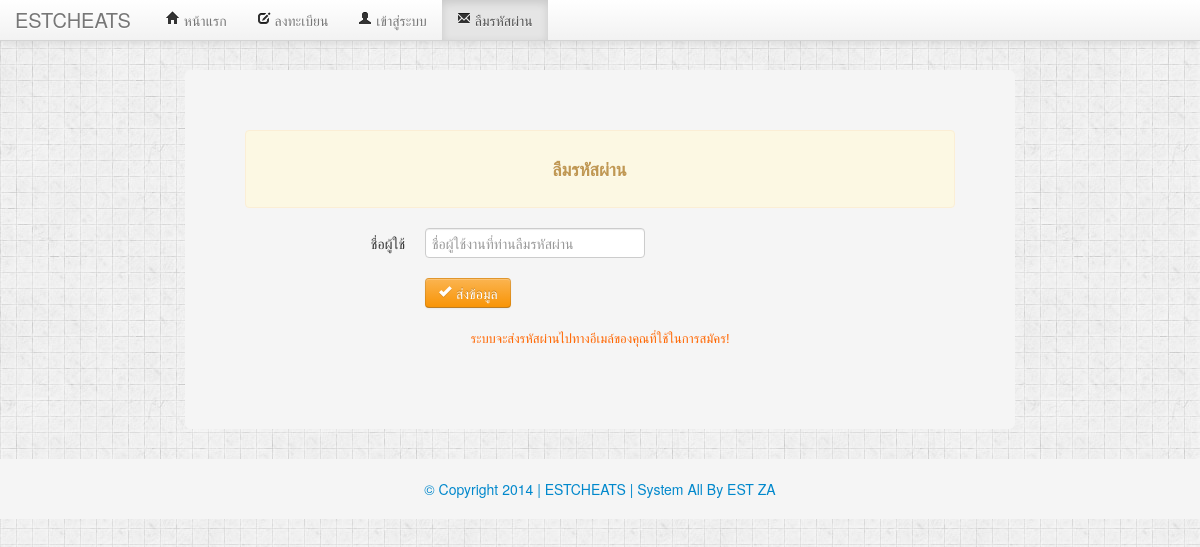
The app's page /?p=forgetpwd with its own data.
### tables this page shows
CREATE TABLE IF NOT EXISTS `Setting` (
  `WebName` varchar(100) NOT NULL,
  `rehwid` varchar(100) NOT NULL,
  `DatePro` varchar(100) NOT NULL DEFAULT 'อัพเดทโปรแกรมล่าสุด 00-00-000',
  `footer` varchar(100) NOT NULL,
  `footer_link` varchar(100) NOT NULL
);

### class.php (the view, shortened to what this page needs)
<?php
$strSQL = "SELECT * FROM Setting order by WebName";
$objQuery = mysql_query($strSQL) or die ("Error Query [".$strSQL."]");
?>
<?
while($objResult = mysql_fetch_array($objQuery))
{
$footer = $objResult["footer"];
$footer_link = $objResult["footer_link"];
$NameWeb = $objResult["WebName"];
$credit = '</div></div><footer><p align="center" class="muted credit animated fadeInUp"><a href="'.$footer_link.'">'.$footer.'</a></p></footer>';
}
?>

### index.php (shortened to what this page needs)
<?php
include("class.php");
?>
<!DOCTYPE html>
<html lang="th">
<head>
<link href="bootstrap/css/bootstrap.min.css" rel="stylesheet">
<link href="bootstrap/css/bootstrap.css" rel="stylesheet">
<link href="bootstrap/css/style.css" rel="stylesheet">
<link href="bootstrap/css/animate.css" rel="stylesheet"media="screen">
</head>
<body>
<header>
  <div class="navbar navbar-fixed-top">
    <div class="navbar-inner animated fadeInDown">
      <div class="container"> <a href="" class="brand "><?php echo $NameWeb ;?></a>
        <ul class="nav">
          <li>
            <?php if($_GET['p'] == null ) {
            echo "<li  class='active'>";
            }else if($_GET['p'] != "register" && $_GET['p'] != "login" && $_GET['p'] != "topup" && $_GET['p'] != "buy" && $_GET['p'] != "forgetpwd" && $_GET['p'] != "download" && $_GET['p'] != "date" && $_GET['p'] != "changepass" && $_GET['p'] != "logout" && $_GET['p'] != "expire" && $_GET['p'] != "rehwid" ){
            echo "<li  class='active'>";
            }else{
            echo "<li>";
            } ?>
            <a href="?p=home"><i class="icon icon-home"></i> หน้าแรก</a> </li>
          <?php
			if (!isset($_SESSION['login_true'])) { ?>
            <li>
              <?php if($_GET['p'] == "register" ) {
                echo "<li  class='active'>";
                }else{
                echo "<li>";
                } ?>
          <a href="./?p=register"><i class="icon-edit"></i> ลงทะเบียน</a>
          </li>
          <li>
            <?php if($_GET['p'] == "login" ) {
                echo "<li  class='active'>";
                }else{
                echo "<li>";
                } ?>
            <a href="./?p=login"><i class="icon icon-user"></i> เข้าสู่ระบบ</a> </li>
        </li>
        <li>
            <?php if($_GET['p'] == "forgetpwd" ) {
                echo "<li  class='active'>";
                }else{
                echo "<li>";
                } ?>
            <a href="./?p=forgetpwd"><i class="icon icon-envelope"></i> ลืมรหัสผ่าน</a> </li>
        </li>
      <?php }?>
    </div>
  </div>
</header>
<div class="section">
  <div class="container-narrow">
    <div class="main">
      <?php if($_GET['p'] == "register" ) {
    include("register.php");
    }else if($_GET['p'] == "login" ) {
    include("login.php");
	}else if($_GET['p'] == "topup" ) {
    include("topup.php");
	}else if($_GET['p'] == "buy" ) {
    include("buy.php");
	}else if($_GET['p'] == "date" ) {
    include("data.php");
	}else if($_GET['p'] == "forgetpwd" ) {
    include("forgetpwd.php");
	}else if($_GET['p'] == "download" ) {
    include("download.php");
	}else if($_GET['p'] == "date" ) {
    include("data.php");
	}else if($_GET['p'] == "changepass" ) {
    include("changepass.php");
	}else if($_GET['p'] == "logout" ) {
    include("logout.php");
	}else if($_GET['p'] == "home" ) {
    include("home.php");
	}else if($_GET['p'] == "expire" ) {
    include("expire.php");
  }else if($_GET['p'] == "admin" ) {
    include("admin.php");
	}else if($_GET['p'] == "rehwid" ) {
    include("rehwid.php");;
    }else{
    include("home.php");
    } ?>
    </div>
  </div>
</div>
<?php echo $credit; ?>
</body>
</html>

### index.php (style rules this page uses)
body { background-color: #F5F5F5; background-image: url(bootstrap/img/bg.jpg); background-repeat: repeat; }
.container-narrow { margin: 0 auto; max-width: 830px; }

### records on screen
setting: WebName "ESTCHEATS", footer "© Copyright 2014 | ESTCHEATS | System All By EST ZA"
